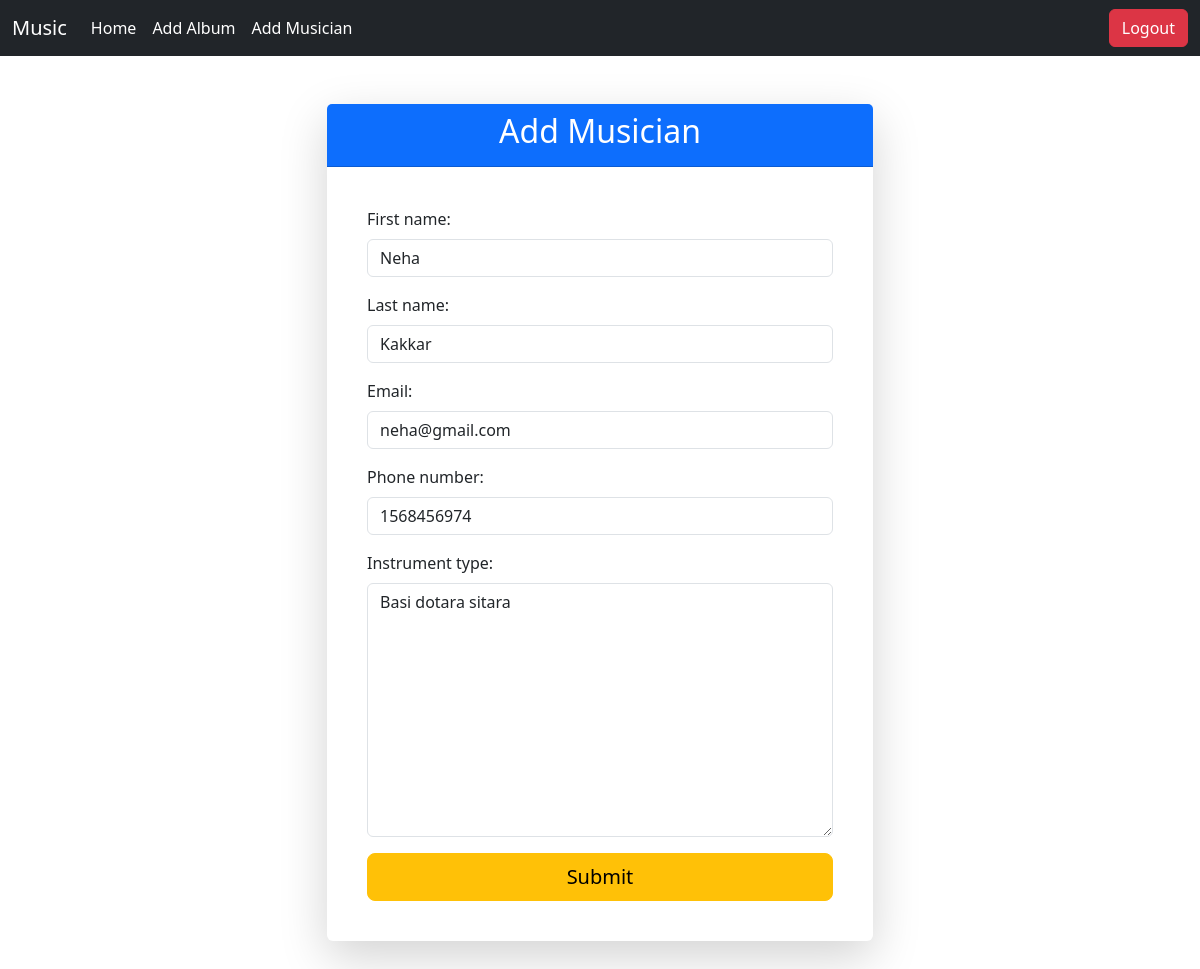
/add_musician/edit/3 (signed in), run on the app's committed database.
### musician/models.py (models this page shows, shortened)
class Musician(models.Model):
    first_name = models.CharField(max_length=100)
    last_name = models.CharField(max_length=100)
    email = models.EmailField()
    phone_number = models.IntegerField()
    instrument_type = models.TextField()

### musician/views.py (the view)
# urls.py: path('edit/<int:id>',views.edit_musician,name='edit_musician'),
@login_required
def edit_musician(request,id):
    musician=models.Musician.objects.get(pk=id)
    musician_form=forms.MusicianForm(instance=musician)
    if request.method=='POST':
        musician_form=forms.MusicianForm(request.POST,instance=musician)
        if musician_form.is_valid():
            musician_form.save()
            return redirect("homepage")
    return render(request,'add_musician.html',{'form':musician_form})

### musician/forms.py
class MusicianForm(forms.ModelForm):
    class Meta:
        model=Musician
        fields='__all__'

### musician/templates/add_musician.html (shortened to what this page needs)
{% extends 'index.html' %}
{% load crispy_forms_tags %}
{% load widget_tweaks %}
{% block content %}
<div class="container my-5">
    <div class="row justify-content-center">
        <div class="col-md-6">
            <div class="card shadow-lg border-0">
                <div class="card-header bg-primary text-white text-center">
                    <h2 class="card-title">Add Musician</h2>
                </div>
                <div class="card-body">
                    <form method="post" class="p-4">
                        {% for fm in form %}
                        <div class="mb-3">
                            <label class="form-label">{{ fm.label_tag }}</label>
                            <div>
                                {{ fm|add_class:"form-control"}}
                            </div>
                        </div>
                        {% endfor %}
                        <div class="d-grid">
                            <button class="btn btn-warning btn-lg btn-block">
                                Submit
                            </button>
                        </div>
                    </form>
                </div>
            </div>
        </div>
    </div>
</div>
{% endblock %}

### data on the page
Musician: form "Neha" "Kakkar" "neha@gmail.com" "1568456974" "Basi dotara sitara"

### other printed values
{{ fm.label_tag }} "First name:" "Last name:" "Email:" "Phone number:" "Instrument type:"
